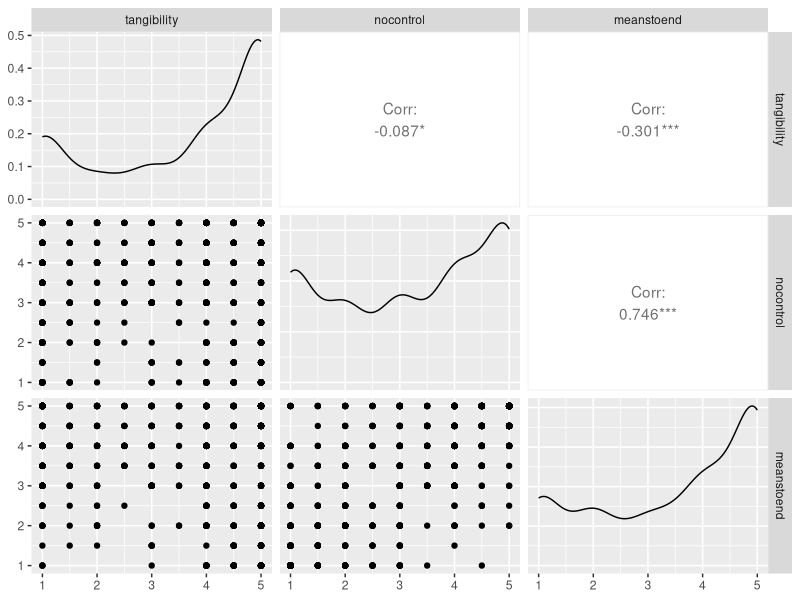

The R source for this figure:
# Pain of Payment Study 5
# Author: Amanda
# Date: 2026-07-04

library(tidyverse)
library(ordinal)

# Load data, ignoring the two description rows after the header
df <- read_csv("painofpayment/data/PoPv2_6.21.2026_July+3,+2026_14.48.csv") %>%
  dplyr::slice(-c(1, 2)) %>%
  type_convert()
  
# Explore
glimpse(df)

# Pass attention check? (var)
df <- df %>%
  mutate(attentive = ifelse(Attention_1 == 1 & Attention_3 == 2 & 
  Attention_4 == 2 & Attention_5 == 1, 1, 0))

#rename pain of payment vars
df <- df %>%
  rename(HotelWifiQuestion_PoP = PoPGeneralQuestion_1, InflightWifiQuestion_PoP = PoPGeneralQuestion_2,
  ParkingQuestion_PoP = PoPGeneralQuestion_3, HotelBFquestion_PoP = PoPGeneralQuestion_4,
  AppetizerQuestion_PoP = PoPGeneralQuestion_5, PrinterInkQuestion_PoP = PoPGeneralQuestion_6,
  CargasQuestion_PoP = PoPGeneralQuestion_7, Fragrance_PoP = PoPGeneralQuestion_8)

#Based on prelim analysis (high inter-item corr), create composite scores
all_names <- c()
for (prefix in c("HotelWifiQuestion", "InflightWifiQuestion", "ParkingQuestion",
"HotelBFquestion", "AppetizerQuestion", "PrinterInkQuestion", "CargasQuestion", "Fragrance")) {
  concrete <- paste0(prefix, "_1")
  touch <- paste0(prefix, "_2")
  unavoidable <- paste0(prefix, "_3")
  norealchoice <- paste0(prefix, "_4")
  notvalued <- paste0(prefix, "_5")
  notenjoyed <- paste0(prefix, "_6")
  
  df[[paste0(prefix, "_tangibility")]] <- rowMeans(df[, c(concrete, touch)], na.rm = TRUE)
  df[[paste0(prefix, "_nocontrol")]] <- rowMeans(df[, c(unavoidable, norealchoice)], na.rm = TRUE)
  df[[paste0(prefix, "_meanstoend")]] <- rowMeans(df[, c(notvalued, notenjoyed)], na.rm = TRUE)
  
  all_names <- c(all_names, paste0(prefix, "_tangibility"), 
  paste0(prefix, "_nocontrol"), paste0(prefix, "_meanstoend"),
  paste0(prefix, "_PoP"))
}
#keeping only relevant columns, pivot the data into long format
df_long <- df %>%
  select(ResponseId, Age, Gender, attentive, all_of(all_names)) %>%
  pivot_longer(
    cols = all_of(all_names),
    names_to = c("Category", ".value"),
    names_sep = "_"
  )
#run an ordinal logistic regression of PoP on potential mechanisms
#incl random effects at the individual level 
model_data <- df_long %>%
  filter(attentive == 1)
model_data$PoP <- as.ordered(model_data$PoP)
model <- clmm(PoP ~ tangibility + nocontrol + meanstoend + (1 | ResponseId), 
              data = model_data)
summary(model)

library(GGally)
model_data %>%
  select(tangibility, nocontrol, meanstoend) %>%
  ggpairs()
